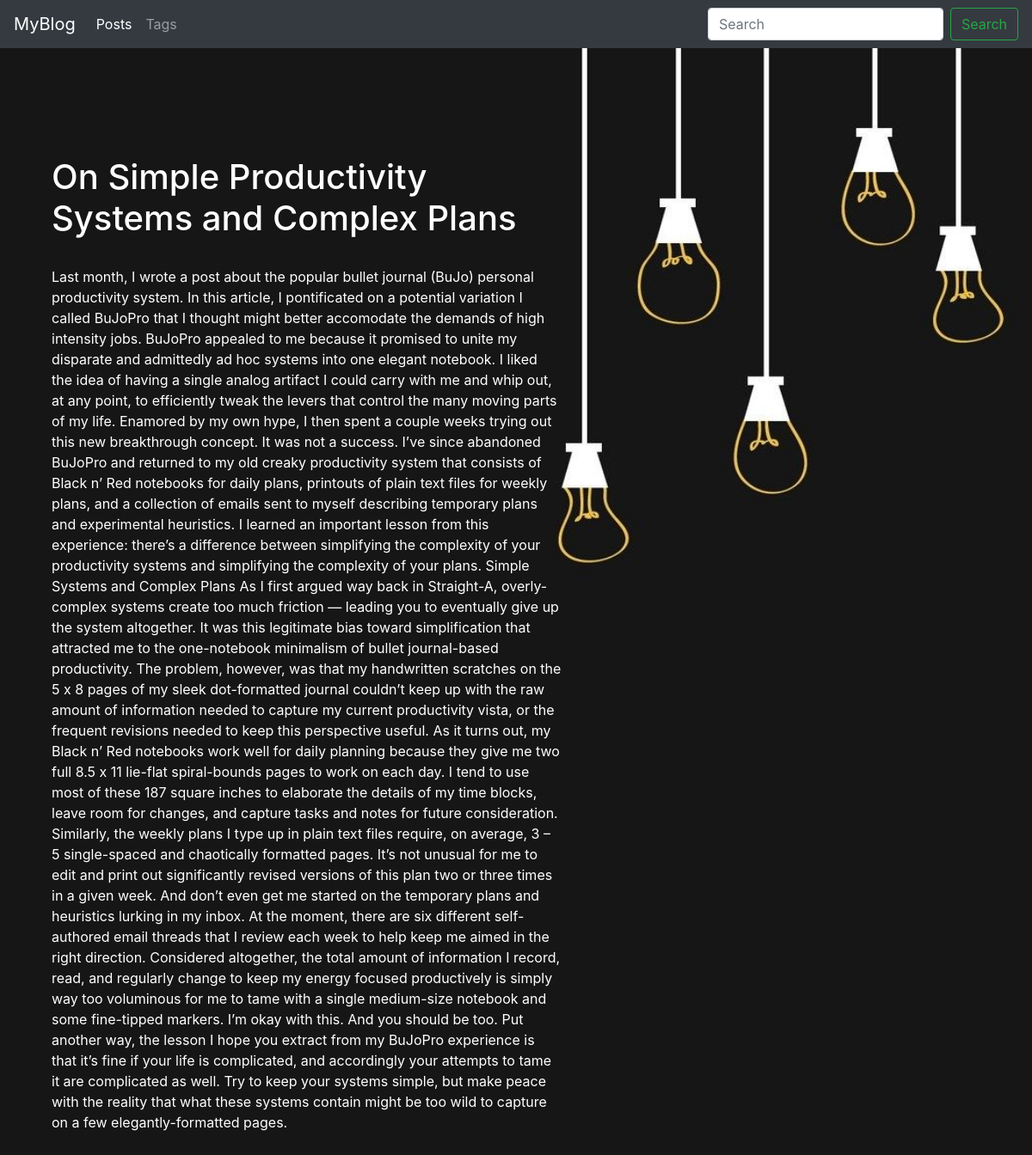
The app's page /blog/post/on-simple-productivity-systems-and-complex-plans/ with its own data.
### blog/models.py (models this page shows, shortened)
class Post(models.Model):
    title = models.CharField(max_length=150, db_index=True)
    slug = models.SlugField(max_length=150, blank=True, unique=True)
    body = models.TextField(blank=True, db_index=True)
    tags = models.ManyToManyField('Tag', blank=True, related_name='posts')
    date_pub = models.DateTimeField(auto_now_add=True)
    class Meta:
        ordering = ['-date_pub']

### blog/views.py (the view)
# urls.py: path('post/<str:slug>/', PostDetail.as_view(), name='post_detail_url'),
class PostDetail(ObjectDetailMixin, View):
    model = Post
    template = 'blog/post_detail.html'

### blog/utils.py (called while the page is built)
    def get(self, request, slug):
        obj = get_object_or_404(self.model, slug__iexact=slug)
        return render(request, self.template, context={self.model.__name__.lower():obj, 'admin_object':obj, 'detail':True})

### blog/templates/blog/post_detail.html (shortened to what this page needs)
{% extends 'blog/base_blog.html' %}
{% block content %}
<h1 class="block-title mt-5">
  {{ post.title }}
</h1>
<p class="white">
  {{ post.body }}
</p>
{% endblock %}

### static/css/styles.css (style rules this page uses)
body { background-image: url(../images/bulbs.jpg); background-size: cover; background-repeat: no-repeat; background-position: right; }
.block-title { color: #fff; margin-bottom: 2rem; }
.white { color: #fff; }

### records on screen
Post: title "On Simple Productivity Systems and Complex Plans", body "Last month, I wrote a post about the popular bullet journal (BuJo) personal productivity system. In this article, I pontificated on a potential variation I called BuJoPro that I thought might better accomodate the demands of high intensity jobs. BuJoPro appealed to me because it promised to unite my disparate and admittedly ad hoc systems into one elegant notebook. I liked the idea of having a single analog artifact I could carry with me and whip out, at any point, to efficiently tweak the levers that control the many moving parts of my life. Enamored by my own hype, I then spent a couple weeks trying out this new breakthrough concept. It was not a success. I’ve since abandoned BuJoPro and…"
